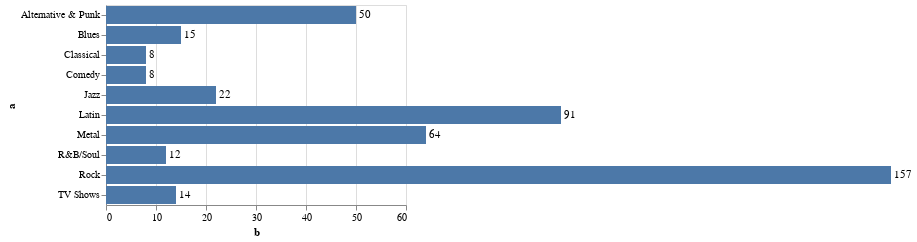

The notebook cell this image was saved under:
### Markdown cell above
#### bar chart

We use bar chart to visualizing a discrete, categorical data attribute. Let's see which genre of music is mostly sold in America.

### Code cell
%VEGA-LITE specs/layer_bar_labels.vl.json 
SELECT 
    g.Name as a, 
    SUM(il.Quantity) as b, 
    ROUND((CAST(SUM(il.Quantity) as float) / (SELECT 
        SUM(Quantity) total
    FROM Chinook.InvoiceLine il
    INNER JOIN Chinook.Invoice i ON i.InvoiceId = il.InvoiceId
    WHERE i.BillingCountry = 'USA')) * 100, 2) percent_sold 
FROM Chinook.InvoiceLine il
INNER JOIN Chinook.Invoice i ON i.InvoiceId = il.InvoiceId 
INNER JOIN Chinook.Track t ON il.TrackId = t.TrackId 
INNER JOIN Chinook.Genre g ON t.GenreId = g.GenreId 
WHERE i.BillingCountry = 'USA' 
GROUP BY 1 
ORDER BY 2 DESC
LIMIT 10

### Figure 1 — Vega-Lite specification as saved in the notebook (floating-point values rounded to 4 significant figures)
{"$schema": "https://vega.github.io/schema/vega-lite/v4.json", "data": {"values": [{"a": "name", "b": "name", "percent_sold": "name"}, {"a": "Rock", "b": "157", "percent_sold": "31.78"}, {"a": "Latin", "b": "91", "percent_sold": "18.42"}, {"a": "Metal", "b": "64", "percent_sold": "12.96"}, {"a": "Alternative & Punk", "b": "50", "percent_sold": "10.12"}, {"a": "Jazz", "b": "22", "percent_sold": "4.45"}, {"a": "Blues", "b": "15", "percent_sold": "3.04"}, {"a": "TV Shows", "b": "14", "percent_sold": "2.83"}, {"a": "R&B/Soul", "b": "12", "percent_sold": "2.43"}, {"a": "Comedy", "b": "8", "percent_sold": "1.62"}, {"a": "Classical", "b": "8", "percent_sold": "1.62"}]}, "description": "Bar chart with text labels. Set domain to make the frame cover the labels.", "encoding": {"x": {"field": "b", "scale": {"domain": [0, 60]}, "type": "quantitative"}, "y": {"field": "a", "type": "nominal"}}, "layer": [{"mark": "bar"}, {"encoding": {"text": {"field": "b", "type": "quantitative"}}, "mark": {"align": "left", "baseline": "middle", "dx": 3, "type": "text"}}]}
